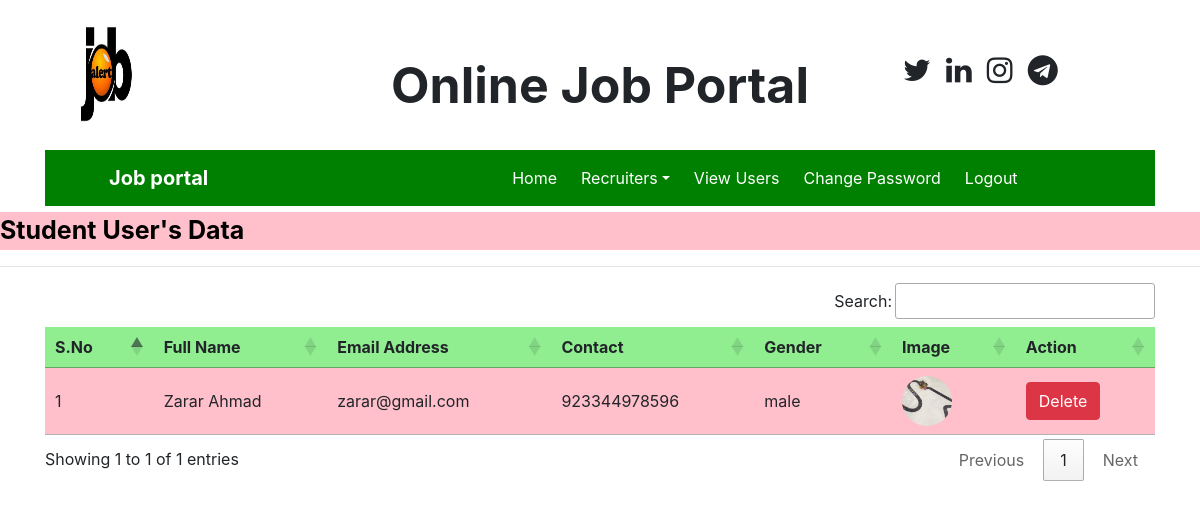
The app's page /view_users (signed in) with its own data.
### job/models.py (models this page shows, shortened)
class StudentUser(models.Model):
    user = models.ForeignKey(User,on_delete=models.CASCADE)
    mobile = models.CharField(max_length=15,null=True)
    image = models.FileField(null=True)
    gender = models.CharField(max_length=10,null=True)
    type = models.CharField(max_length=15,null=True)

### job/views.py (the view)
# urls.py: path('view_users', view_users, name="view_users"),
def view_users(request):
    if not request.user.is_authenticated:
        return redirect('admin_login')
    data = StudentUser.objects.all()
    d={'data': data}
    return render(request, 'view_users.html',d)

### job/templates/view_users.html
{% load static %}
{% block body %}
{% include 'admin_navigation.html' %}
<marquee style = " font-size : 25px; color : black ; background-color : pink; font-weight : bold; margin-top:0.5% ">
    Student User's Data
</marquee>
<hr>
<div class="container">
<table  id="example" >
    <thead>
    <tr style = "background-color : lightgreen">
        <th>S.No</th>
        <th>Full Name</th>
        <th>Email Address</th>
        <th>Contact</th>
        <th>Gender</th>
        <th>Image</th>
        <th>Action</th>
    </tr>
    </thead>
    <tbody>
    {% for i in data %}
    <tr style="background : Pink">
        <td>{{forloop.counter}}</td>
        <td>{{i.user.first_name}}  {{i.user.last_name}}</td>
        <td>{{i.user.username}}</td>
        <td>{{i.mobile}}</td>
        <td>{{i.gender}}</td>
        <td><img src = "{{i.image.url}}" style="width:50px ; height:50px ; border-radius:50%"></td>
        <td><a href="{% url 'delete_user' i.user.id %}" class="btn btn-danger" onclick="return confirm('Are you want to delete it permanently')">Delete</a></td>
    </tr>
    {% endfor %}
    </tbody>
</table>
</div>
{% endblock %}

### records on screen
StudentUser: user.first_name "Zarar", user.last_name "Ahmad", user.username "zarar@gmail.com", mobile "923344978596", gender "male", image (picture)
